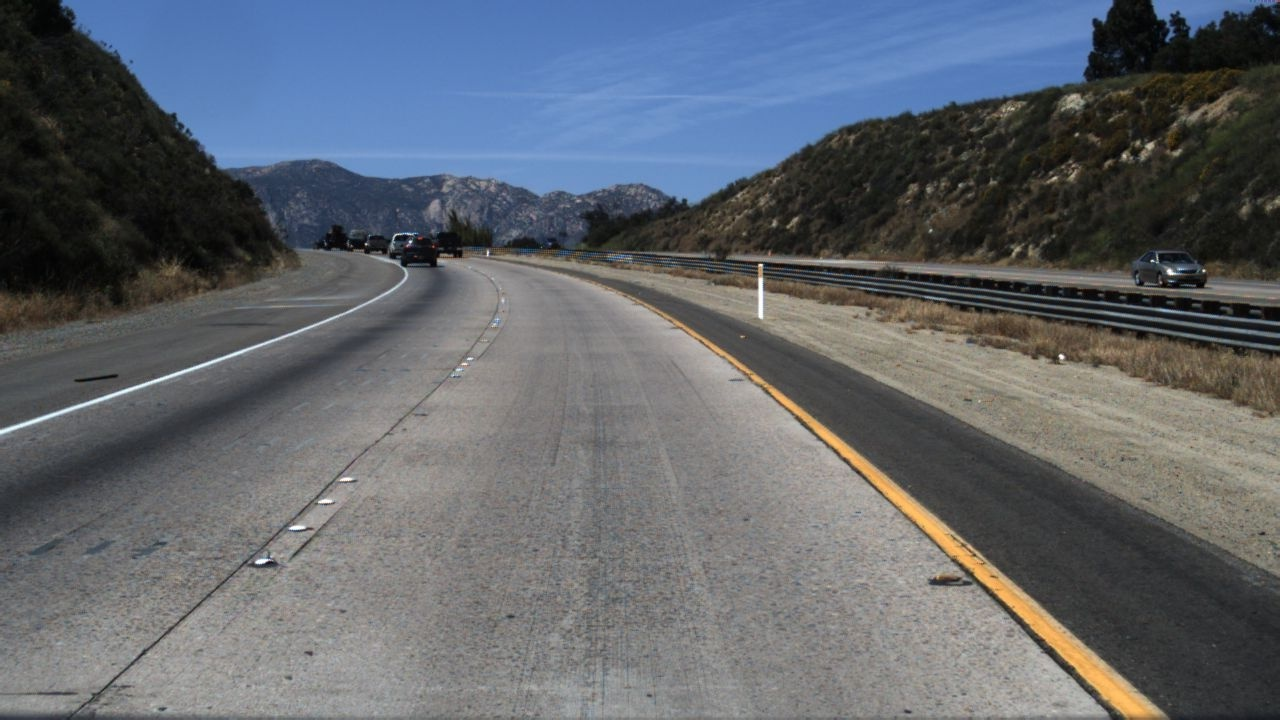
#> input picture uploads/00001_aug0.jpg, 1280 x 720 px
$ python -i image.py   (imports and definitions only)
#> lines starting #> are read from the running program, lines starting #| are printed output that depends on the picture; after the words box and inside, x2 and y2 are one past the last pixel; in counts of white or black regions, pixels touching at a corner belong together
#> in process_image, img is the input picture: shape (720, 1280, 3); mean B, G, R 108.5, 101.9, 97.1
import cv2
import numpy as np
from ultralytics import YOLO
from PIL import Image
from io import BytesIO
import base64

# --- Lane detection ---
def region_of_interest(img):
    height, width = img.shape[:2]
    # trapezoid ROI
    polygons = np.array([[
        (int(0.1*width), height),
        (int(0.35*width), int(0.4*height)),
        (int(0.65*width), int(0.4*height)),
        (int(0.9*width), height)
    ]])
    mask = np.zeros_like(img)
    cv2.fillPoly(mask, polygons, 255)
    return cv2.bitwise_and(img, mask)

def lane_detection(img):
    hls = cv2.cvtColor(img, cv2.COLOR_BGR2HLS)
#> hls: shape (720, 1280, 3); mean of channels 0, 1, 2 61.3, 103.1, 33.8
    l_channel = hls[:, :, 1]
    s_channel = hls[:, :, 2]
    h_channel = hls[:, :, 0]
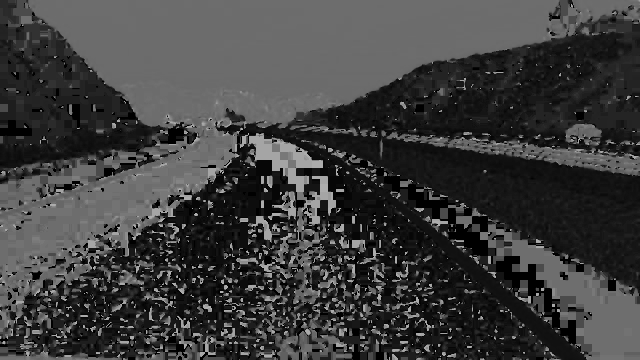
#> h_channel: shape (720, 1280) (shown at 1/2 size); min 0, max 179, mean 61.3

    # White mask (bright lanes)
    white_mask = cv2.inRange(l_channel, 200, 255)
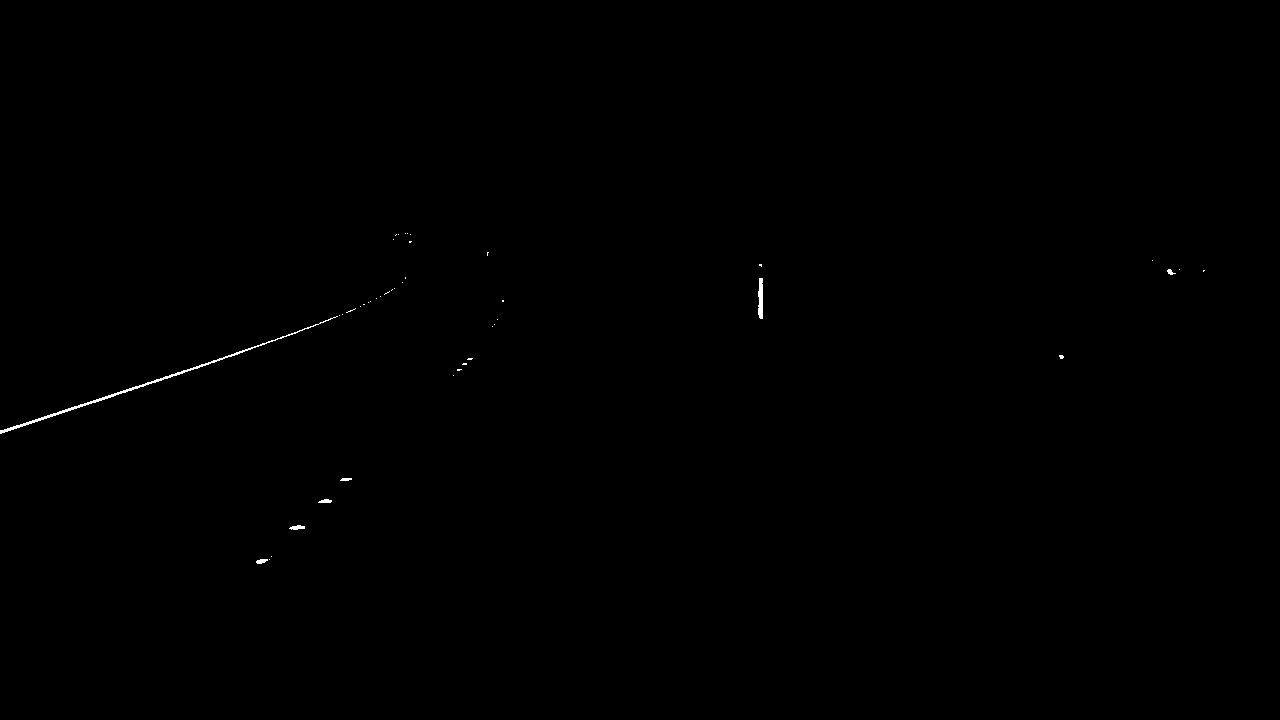
#> white_mask: shape (720, 1280); 0.14% white in thin lines or dots, all inside (x1, y1, x2, y2) = (0, 233, 1205, 564)

    # Yellow mask
    lower_yellow = np.array([18, 120, 120])
    upper_yellow = np.array([35, 255, 255])
    yellow_mask = cv2.inRange(hls, lower_yellow, upper_yellow)
#> yellow_mask: shape (720, 1280); 0.16% white in thin lines or dots, all inside (x1, y1, x2, y2) = (322, 280, 1153, 715)

    # Combine masks
    mask = cv2.bitwise_or(white_mask, yellow_mask)
#> mask: shape (720, 1280); 0.3% white in thin lines or dots, all inside (x1, y1, x2, y2) = (0, 233, 1205, 715)

    # Apply ROI
    mask = region_of_interest(mask)

    # Edge detection
    edges = cv2.Canny(mask, 50, 150)
#> edges: shape (720, 1280); 0.15% white in thin lines or dots, all inside (x1, y1, x2, y2) = (256, 287, 1148, 715)

    # Get lane pixels
    ys, xs = np.where(edges == 255)
#> ys = 1412 values from 287 to 714; xs = 1412 values, max 1147 at index 1399, min 256 at index 695, mean 899.4
    if len(xs) == 0:
        return img  # fallback

######
    center = img.shape[1] // 2
    left_xs, left_ys = xs[xs < center], ys[xs < center]
#> left_xs = 177 values, max 498 at index 2, min 256 at index 158, mean 355.5; left_ys = 177 values from 318 to 563
    right_xs, right_ys = xs[xs >= center], ys[xs >= center]
#> right_xs = 1235 values, max 1147 at index 1222, min 720 at index 70, mean 977.3; right_ys = 1235 values from 287 to 714

    left_fitx, right_fitx = None, None
    height = img.shape[0]

            # Force yellow lane lines to follow the full green fill range
    y_bottom = height - 1
    if len(left_ys) > 0 and len(right_ys) > 0:
        y_top = max(min(left_ys), min(right_ys))  # common top
#> y_top = 318
    elif len(left_ys) > 0:
        y_top = min(left_ys)
    elif len(right_ys) > 0:
        y_top = min(right_ys)
    else:
        y_top = 0

    ploty = np.linspace(y_top, y_bottom, y_bottom - y_top + 1)

        # --- LEFT lane ---
    if len(left_xs) > 0:
        left_fit = np.polyfit(left_ys, left_xs, 2)
#> left_fit = [-0.000378, -0.659, 749.8]
        y_min, y_max = min(left_ys), max(left_ys)
#> y_min = 318; y_max = 563
        ploty = np.linspace(y_min, y_max, y_max-y_min+1)
        left_fitx = left_fit[0]*ploty**2 + left_fit[1]*ploty + left_fit[2]
#> left_fitx = 246 values, max 502.1 at index 0, min 259 at index 245, mean 384.3
        pts = np.array([np.transpose(np.vstack([left_fitx, ploty]))], np.int32)
#> pts = 246 pairs, first value 259 to 502, second value 318 to 563
        cv2.polylines(img, pts, isClosed=False, color=(0, 255, 255), thickness=5)

    # --- RIGHT lane ---
    if len(right_xs) > 0:
        right_fit = np.polyfit(right_ys, right_xs, 2)
#> right_fit = [0.000676, 0.316, 573.3]
        y_min, y_max = min(right_ys), max(right_ys)
#> y_min = 287; y_max = 714
        ploty = np.linspace(y_min, y_max, y_max-y_min+1)
        right_fitx = right_fit[0]*ploty**2 + right_fit[1]*ploty + right_fit[2]
#> right_fitx = 428 values from 719.7 to 1143.7
        pts = np.array([np.transpose(np.vstack([right_fitx, ploty]))], np.int32)
#> pts = 428 pairs, first value 719 to 1143, second value 287 to 714
        cv2.polylines(img, pts, isClosed=False, color=(0, 255, 255), thickness=5)
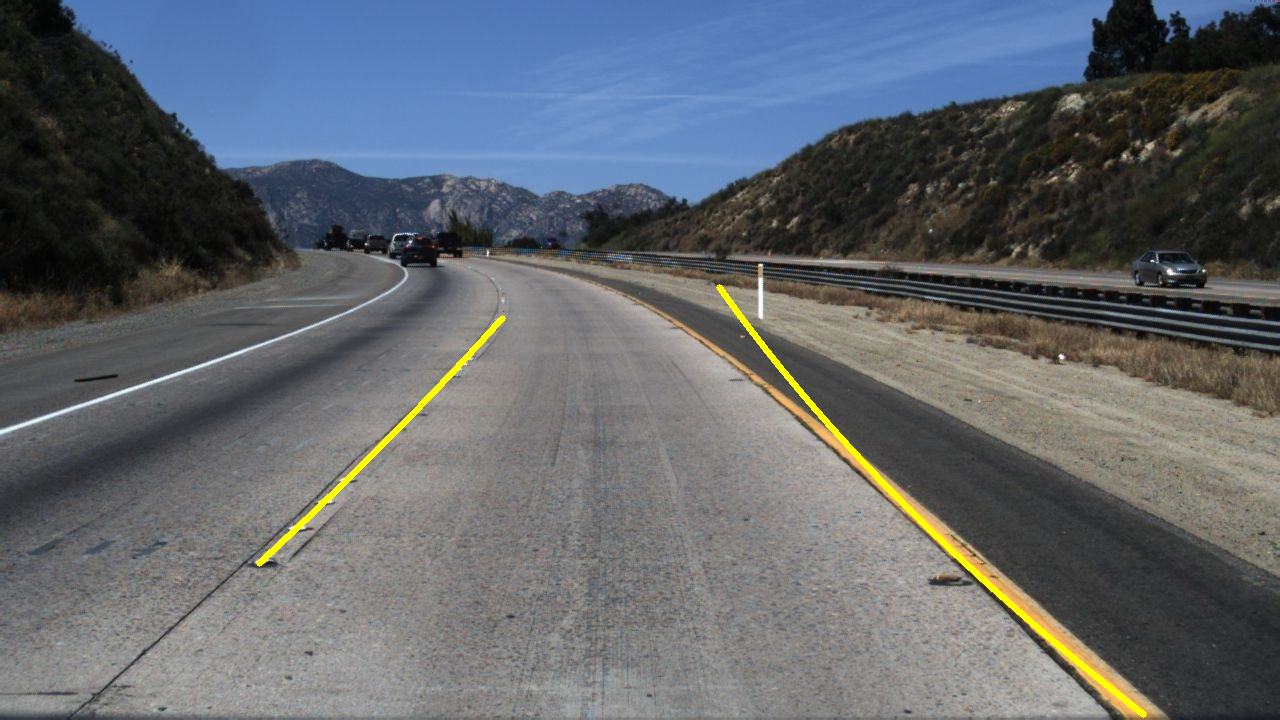
#> img: shape (720, 1280, 3); mean B, G, R 107.8, 102.7, 97.7


        ########

        # --- Fill lane only if both exist ---
    if left_fitx is not None and right_fitx is not None:
        # extend lane fill from bottom of the image to top of detected lanes
        common_y_min = min(min(left_ys), min(right_ys))   # top-most detected point
#> common_y_min = 287
        common_y_max = height - 1                        # force bottom of image
        ploty = np.linspace(common_y_min, common_y_max, common_y_max-common_y_min+1)

        left_fitx = left_fit[0]*ploty**2 + left_fit[1]*ploty + left_fit[2]
#> left_fitx = 433 values, max 529.6 at index 0, min 80.63 at index 432, mean 316.9
        right_fitx = right_fit[0]*ploty**2 + right_fit[1]*ploty + right_fit[2]
#> right_fitx = 433 values from 719.7 to 1150.2

        left_points = np.transpose(np.vstack([left_fitx, ploty]))
#> left_points = 433 pairs, first value 80.63 to 529.6, second value 287 to 719
        right_points = np.flipud(np.transpose(np.vstack([right_fitx, ploty])))
#> right_points = 433 pairs, first value 719.7 to 1150.2, second value 287 to 719
        lane_points = np.vstack((left_points, right_points)).astype(np.int32)
#> lane_points = 866 pairs, first value 80 to 1150, second value 287 to 719

        overlay = img.copy()
        cv2.fillPoly(overlay, [lane_points], (0, 255, 0))
        img = cv2.addWeighted(overlay, 0.3, img, 0.7, 0)
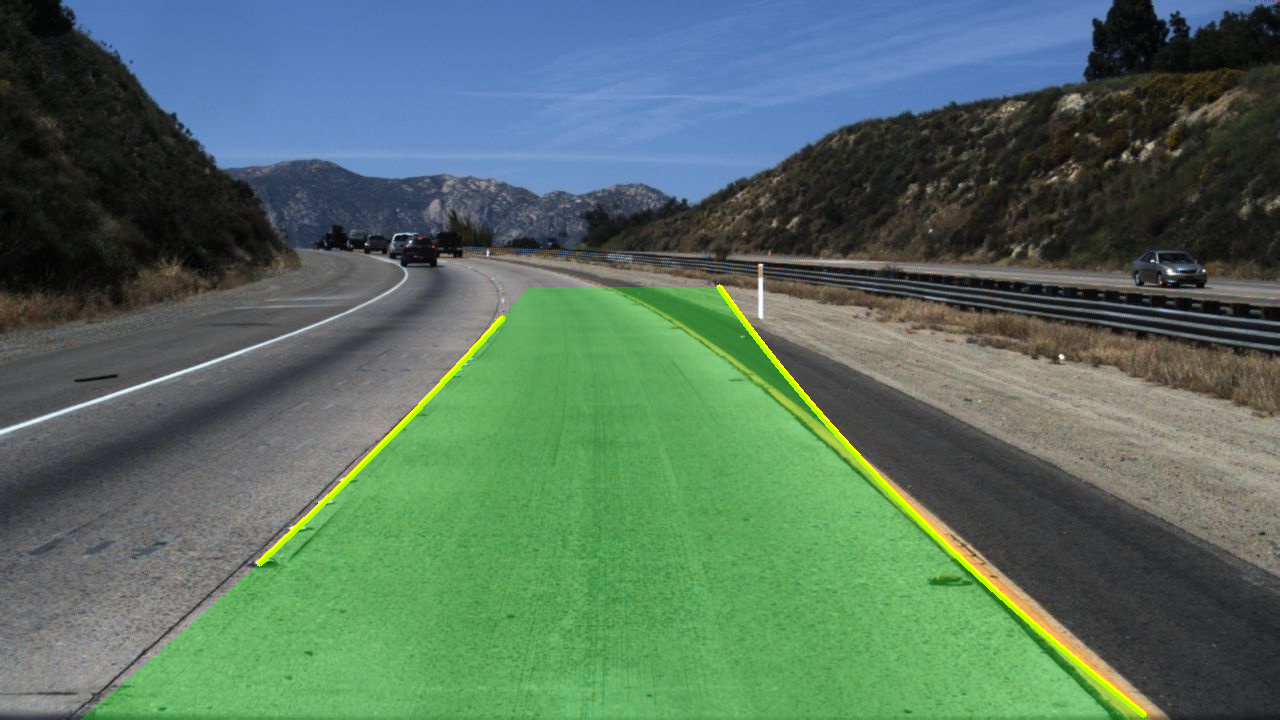
#> img: shape (720, 1280, 3); mean B, G, R 96.8, 112.6, 85.9

    return img


# --- Car detection ---
# [14 lines left out: function car_detection, not called in this run]

# --- Main ---
def process_image(image_path):
    img = cv2.imread(image_path)
    if img is None:
        raise FileNotFoundError(f"Cannot load image: {image_path}")

    img = cv2.resize(img, (1280, 720))

    # Lane detection
    img = lane_detection(img)
# Car detection
#> (the run stopped early here; a loop or call above may not have finished)

$ run again, on uploads/00001_aug1.jpg
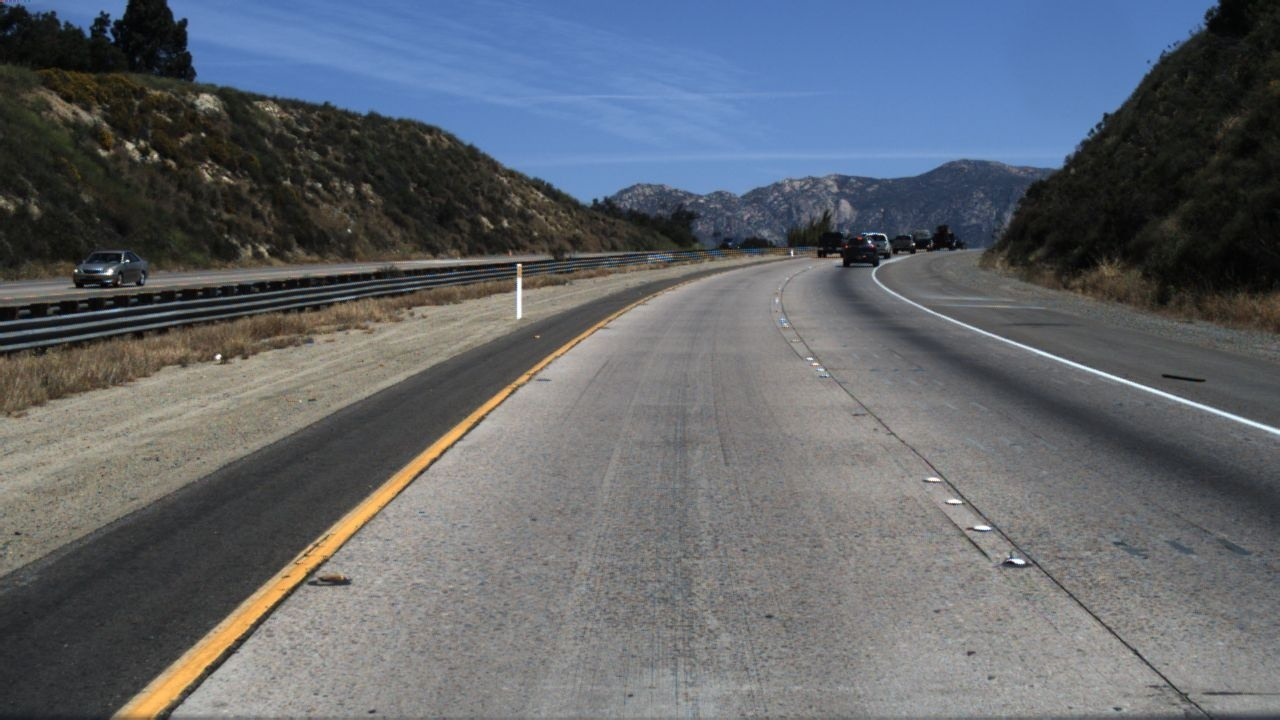
#> input picture uploads/00001_aug1.jpg, 1280 x 720 px
#> in process_image, img is the input picture: shape (720, 1280, 3); mean B, G, R 108.5, 101.9, 97.1
#> hls: shape (720, 1280, 3); mean of channels 0, 1, 2 61.4, 103.1, 33.8
#> in lane_detection, `white_mask = cv2.inRange(l_channel, 200, 255)`:
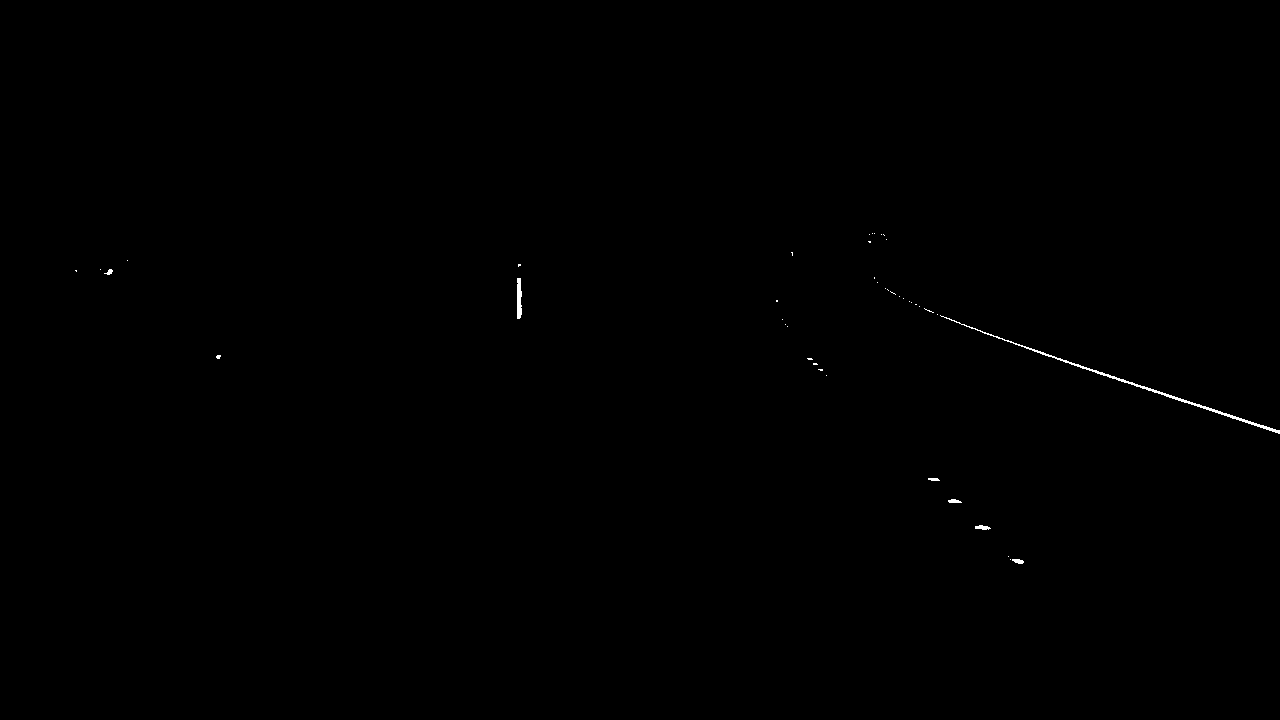
#> white_mask: shape (720, 1280); 0.14% white in thin lines or dots, all inside (x1, y1, x2, y2) = (75, 233, 1280, 564)
#> yellow_mask: shape (720, 1280); 0.15% white; 108 white regions (91 under 20 px), largest, box (x1, y1, x2, y2) and area: (338, 515, 363, 531) 166, (167, 665, 205, 705) 147, (150, 692, 166, 715) 118
#> edges: shape (720, 1280); 0.16% white in thin lines or dots, all inside (x1, y1, x2, y2) = (132, 287, 1024, 715)
#> ys = 1444 values from 287 to 714; xs = 1444 values, max 1023 at index 712, min 132 at index 1427, mean 378.8
#> left_xs = 1270 values, max 559 at index 70, min 132 at index 1253, mean 304.2; left_ys = 1270 values from 287 to 714
#> right_xs = 174 values, max 1023 at index 159, min 781 at index 0, mean 922.8; right_ys = 174 values from 318 to 563
#> y_top = 318
#> left_fit = [-0.000681, -0.319, 708.3]
#> in lane_detection, `y_min, y_max = min(left_ys), max(left_ys)`: y_min = 287; y_max = 714
#> in lane_detection, `left_fitx = left_fit[0]*ploty**2 + left_fit[1]*ploty + left_fit[2]`: left_fitx = 428 values, max 560.8 at index 0, min 133.8 at index 427, mean 368
#> in lane_detection, `pts = np.array([np.transpose(np.vstack([left_fitx, ploty]))], np.int32)`: pts = 428 pairs, first value 133 to 560, second value 287 to 714
#> right_fit = [0.000401, 0.638, 533.3]
#> in lane_detection, `y_min, y_max = min(right_ys), max(right_ys)`: y_min = 318; y_max = 563
#> in lane_detection, `right_fitx = right_fit[0]*ploty**2 + right_fit[1]*ploty + right_fit[2]`: right_fitx = 246 values from 776.9 to 1019.9
#> in lane_detection, `pts = np.array([np.transpose(np.vstack([right_fitx, ploty]))], np.int32)`: pts = 246 pairs, first value 776 to 1019, second value 318 to 563
#> common_y_min = 287
#> in lane_detection, `left_fitx = left_fit[0]*ploty**2 + left_fit[1]*ploty + left_fit[2]`: left_fitx = 433 values, max 560.8 at index 0, min 127.4 at index 432, mean 365.2
#> in lane_detection, `right_fitx = right_fit[0]*ploty**2 + right_fit[1]*ploty + right_fit[2]`: right_fitx = 433 values from 749.6 to 1199.8
#> left_points = 433 pairs, first value 127.4 to 560.8, second value 287 to 719
#> right_points = 433 pairs, first value 749.6 to 1199.8, second value 287 to 719
#> lane_points = 866 pairs, first value 127 to 1199, second value 287 to 719
#> in lane_detection, `img = cv2.addWeighted(overlay, 0.3, img, 0.7, 0)`:
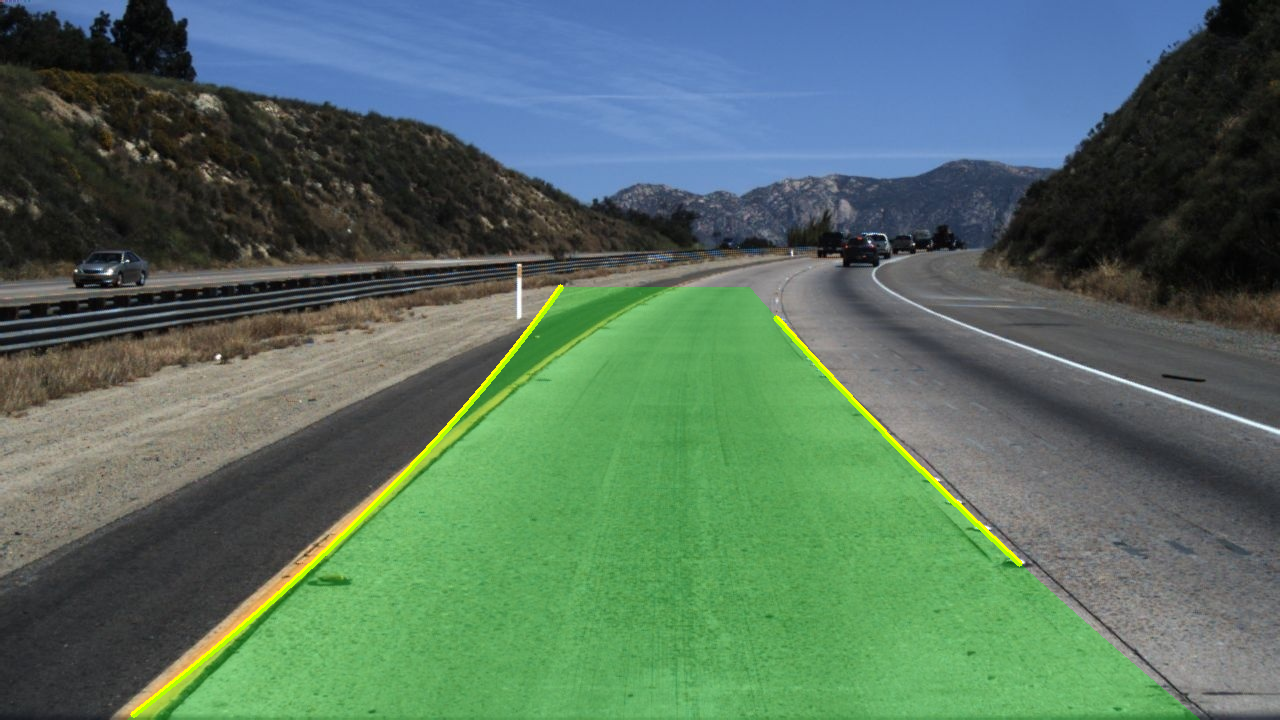
#> img: shape (720, 1280, 3); mean B, G, R 96.8, 112.6, 85.9
